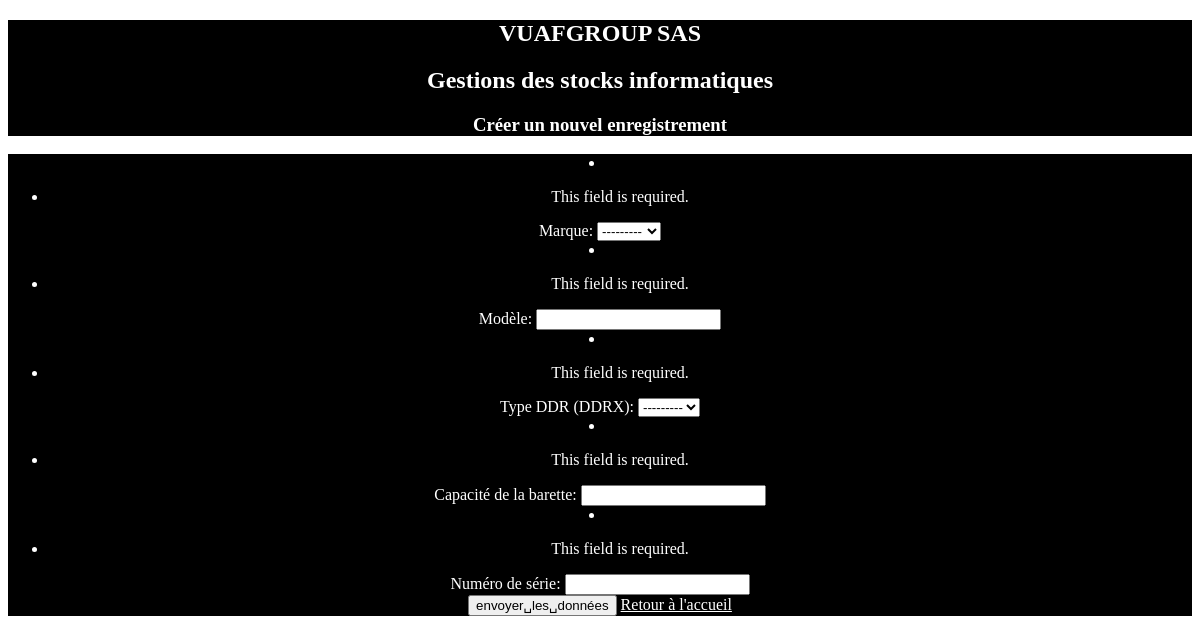
Page /gestion/traitement on the earlier database version.
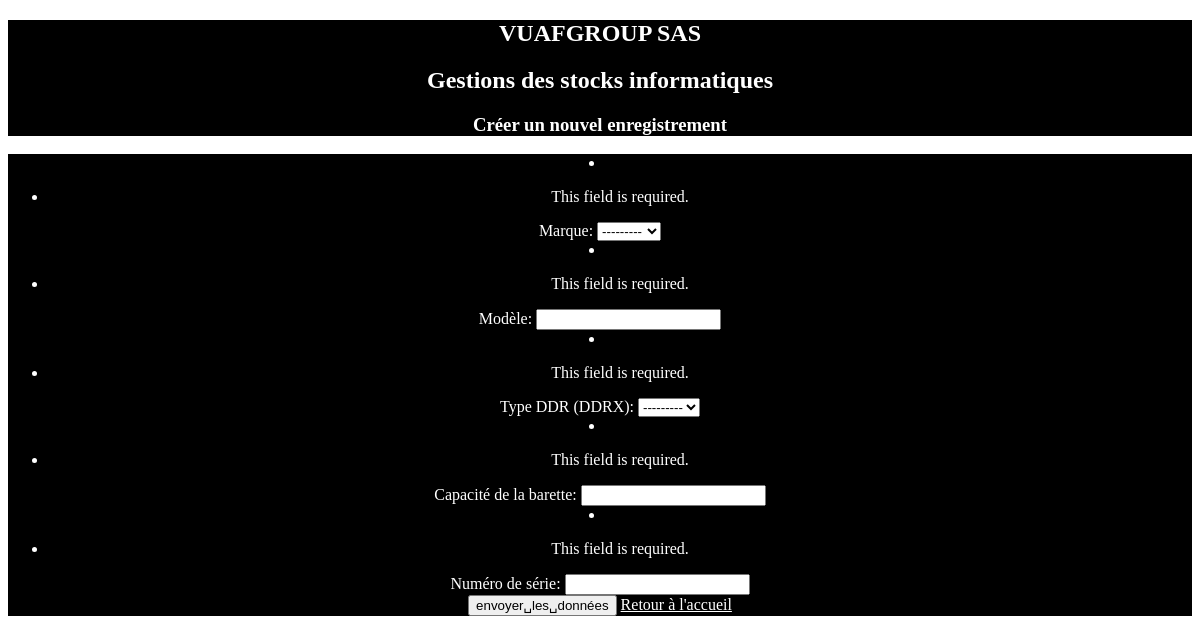
Same page on the later database version.
### gestion/models.py (models this page shows)
class Type(models.Model):
    Type = models.CharField(max_length=100)
    def __str__(self):
        chaine = f"{self.Type}"
        return chaine

### gestion/views.py (the view)
# urls.py: path('traitement', views.traitement),
def traitement(request):
    lform = FormRAM(request.POST)
    if lform.is_valid():
        ram = lform.save()
        return render(request,"gestion/index.html",{"Ram" : ram})
    else:
        return render(request,"gestion/ajoutram.html",{"form": lform})

### gestion/forms.py
class FormRAM(ModelForm):
    class Meta:
        model = models.RAM
        fields = ('Marque', 'Modèle', 'Type', 'Capacité', 'SN')
        labels = {
        'Marque' : _('Marque'),
        'Modèle' : _('Modèle') ,
        'Type' : _('Type DDR (DDRX)'),
        'Capacité' : _('Capacité de la barette'),
        'SN' : ('Numéro de série')
        }

### gestion/models.py (called while the page is built)
    def __str__(self):
        chaine = f"{self.Marque}"
        return chaine

### gestion/templates/gestion/ajoutram.html (shortened to what this page needs)
{% extends "gestion/main.html" %}
        {% block content %}
    <h3 class="titre">Créer un nouvel enregistrement</h3>
    </section>
<section>
    <form method="post" action="/gestion/traitement">
    {{ form.as_ul }}
    <input type="submit" value="envoyer␣les␣données"\>
    <a href='/gestion/index/'class="bouton">Retour à l'accueil</a>
    </form>
</section>
</body>
</html>
{% endblock %}

Differences in the rows shown:
added Type: Type "---------"
Other differences:
form field Type: "---------" → (not shown)
